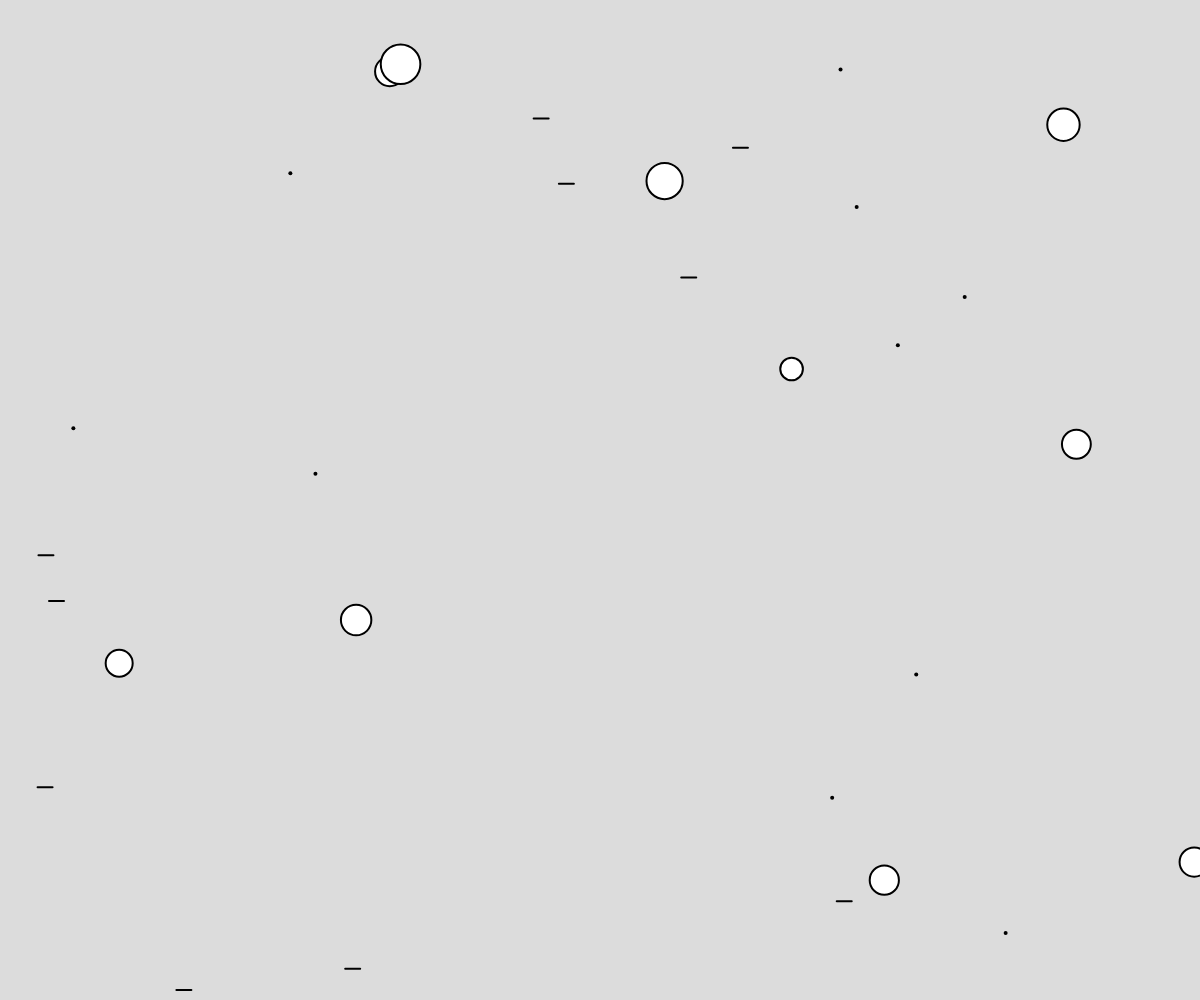
Frame 1 (no input)
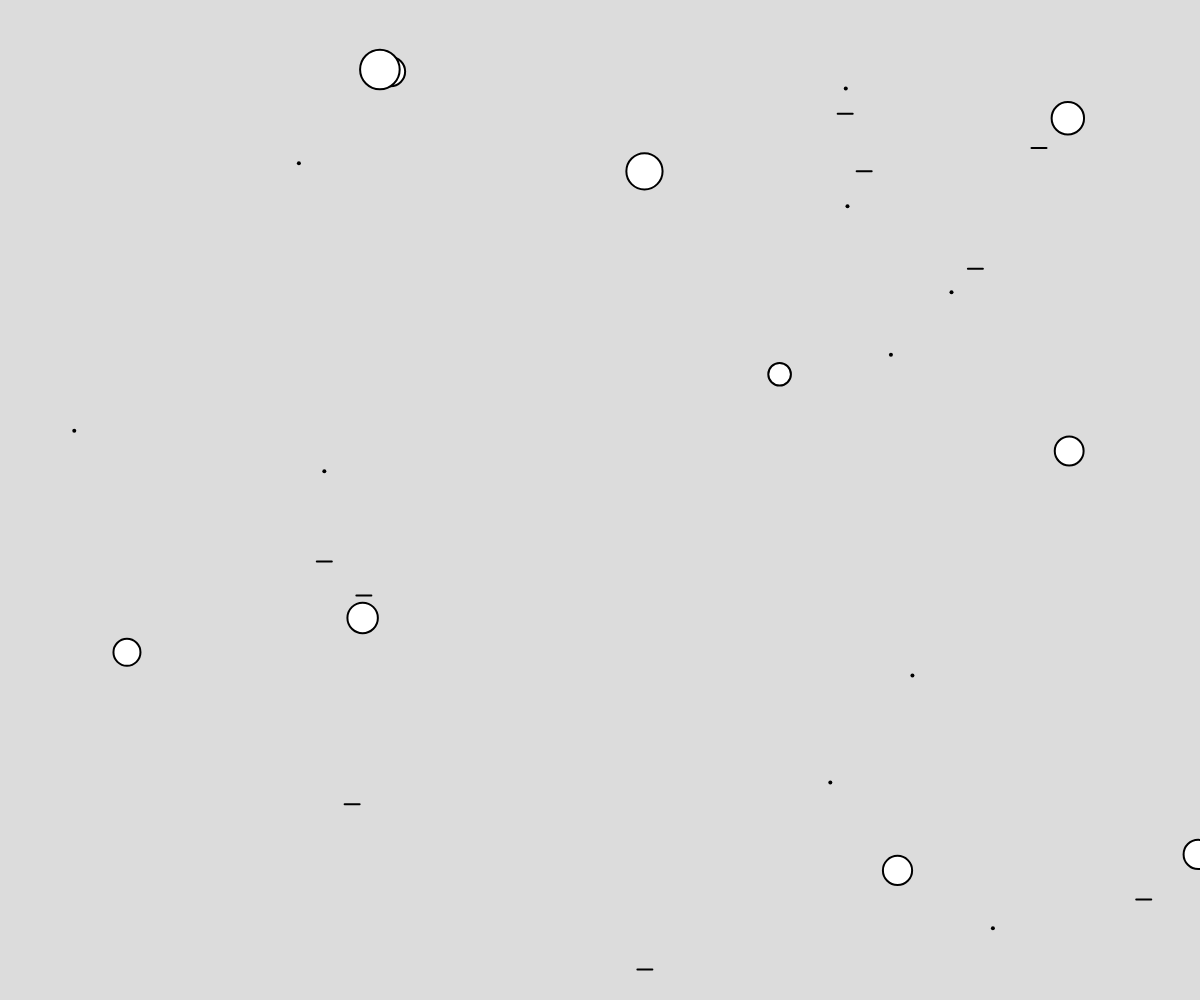
Frame 60 (no input)
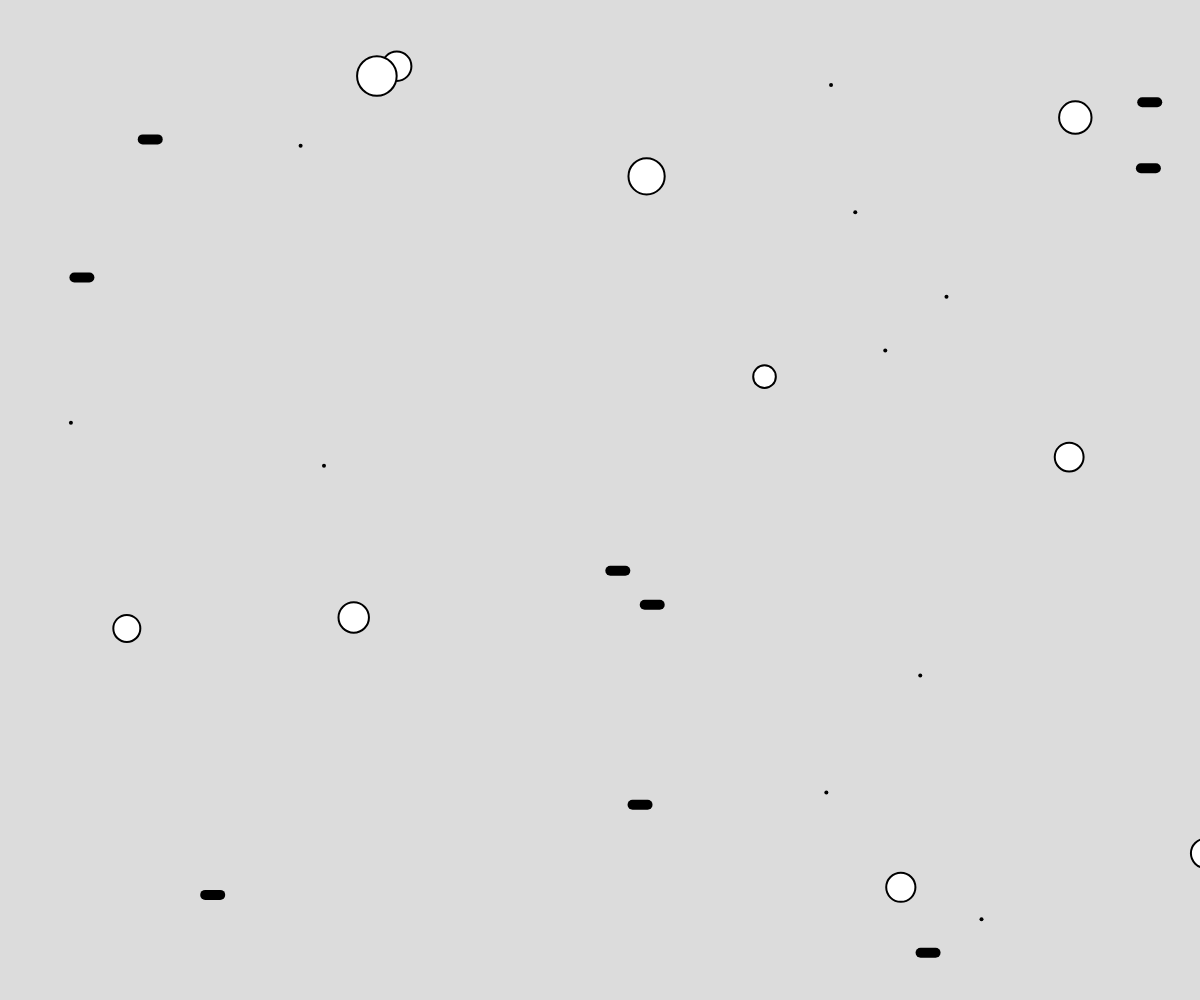
Frame 120 (the mouse pressed at the canvas centre since frame 60)

The p5.js sketch that drew these frames (run headless with seeded random() and noise() and a simulated clock; from frame 60 on, the mouse is pressed at the canvas centre):

// p5.js sketch
// ── sketch.js
// Inheritance Demo
// Udaey Sandha
// Nov 29, 2023

let objects = [];

function setup() {
  createCanvas(windowWidth, windowHeight);
  for (let i = 0; i < 10; i++) {
    objects.push(new AnimatedObjects(random(width), random(height)));
  }
  for (let i = 0; i < 10; i++) {
    objects.push(new CircleObj(random(width), random(height)));
  }
  for (let i = 0; i < 10; i++) {
    objects.push(new LineObj());
  }
}

function draw() {
  background(220);
  for (let o of objects) {
    o.move();
    o.display();
  }
}

// "parent" or "super" class
class AnimatedObjects {
  constructor(x, y) {
    this.x = x;
    this.y = y;
    this.size = 1;
  }

  move() {
    this.x += random(-2, 2);
    this.y += random(-2, 2);
  }

  display() {
    strokeWeight(4);
    point(this.x, this.y);
  }
}

// Child Class #1 - Circle
class CircleObj extends AnimatedObjects {
  constructor(x, y) {
    super(x, y); //call the parent class's constructor
    this.size = random(20, 40);
  }
  display() { //method override
    strokeWeight(2);
    circle(this.x, this.y, this.size);
  }
}

// Child Class #2 - Line
class LineObj extends AnimatedObjects {
  constructor() {
    super(random(width),random(height)); //call the parent class's constructor
  }

  move(){
    super.move();
    this.x += 5;
    if (this.x>width) this.x=0;
  }

  display() { //method override
    if (mouseIsPressed) strokeWeight(10);
    else strokeWeight(2);
    line(this.x, this.y,this.x+15,this.y);
  }
}
